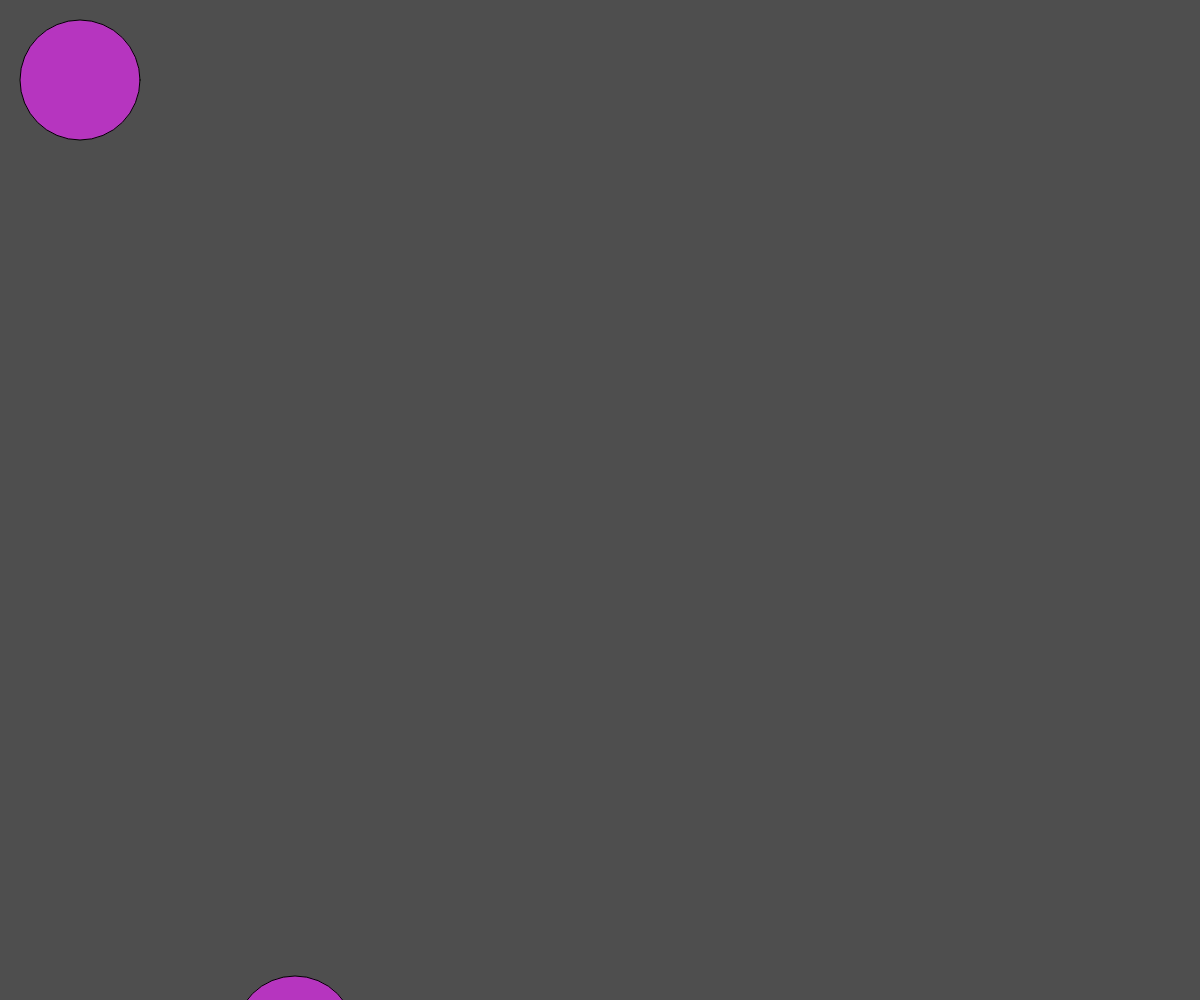
Frame 1 (no input)
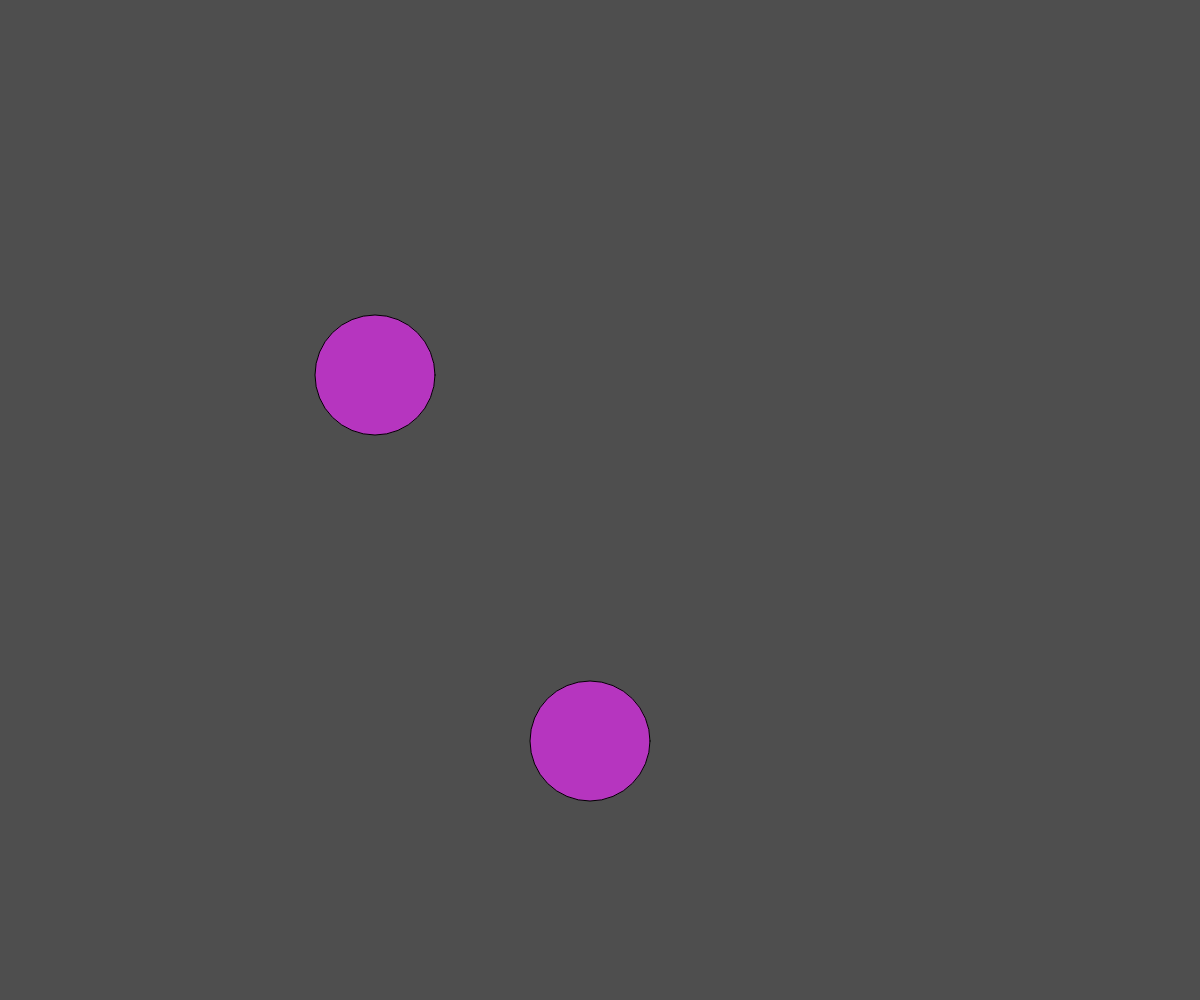
Frame 60 (no input)
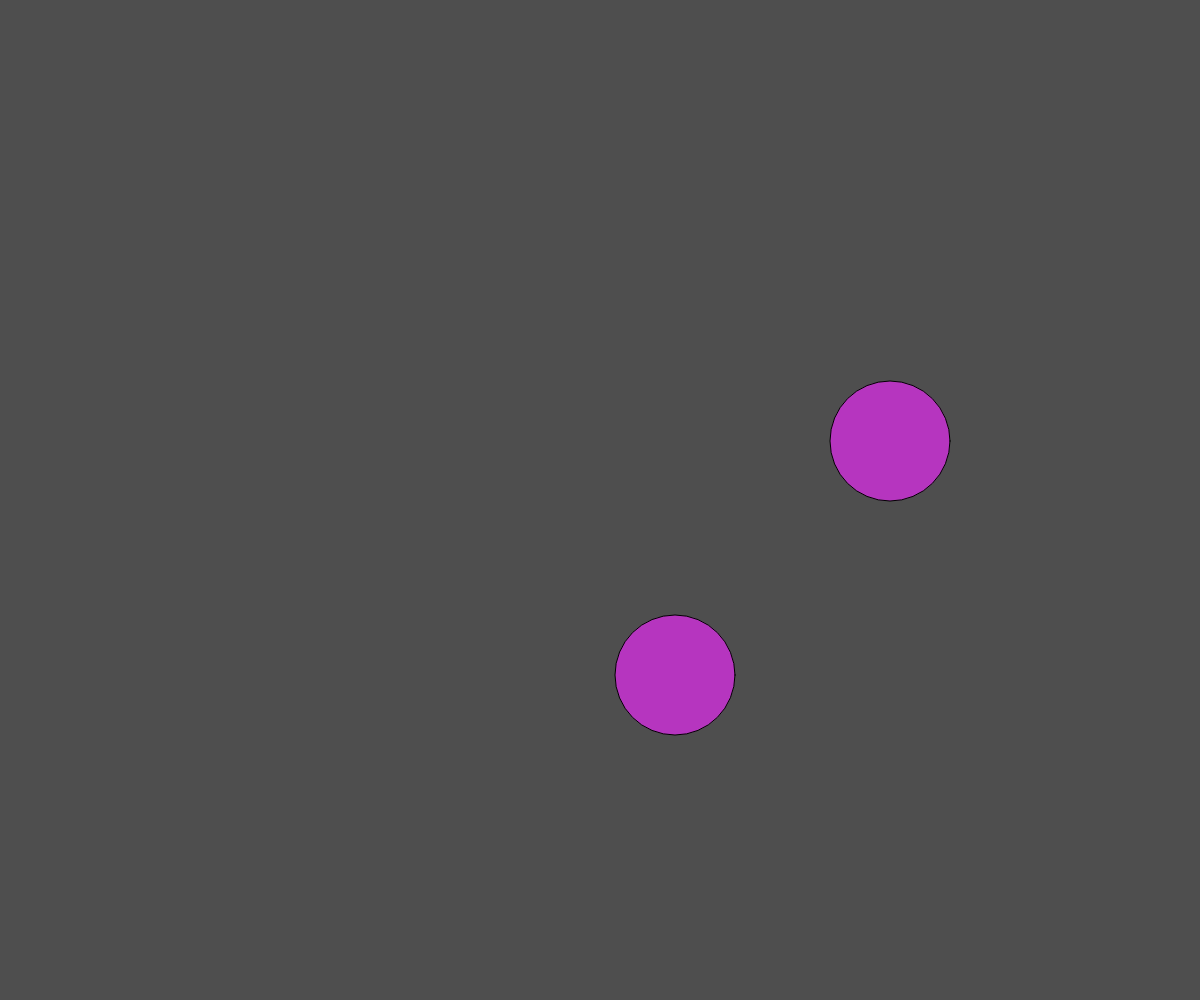
Frame 120 (the mouse pressed at the canvas centre since frame 60)

The p5.js sketch that drew these frames (run headless with seeded random() and noise() and a simulated clock; from frame 60 on, the mouse is pressed at the canvas centre):

// p5.js sketch
// ── sketch.js
function setup() {
  // create a canvas
  createCanvas(window.innerWidth, window.innerHeight);
  var r = random(255);
  var g = random(255);
  var b = random(255);
  fill(r, g, b);
  x = 20;
  y = 20;
  top = 0;
  left = 0;
  bottom = window.innerHeight;
  right = window.innerWidth;
  speed = 5;
  xdirection = speed;
  ydirection = speed;
  x2direction = speed;
  y2direction = speed;
  x3direction = speed;
  y3direction = speed;
  x4direction = speed;
  y4direction = speed;
  x5direction = speed;
  y5direction = speed;
  x6direction = speed;
  y6direction = speed;
  x2 = 235;
  y2 = 976;
  x3 = 235;
  y3 = 976;
  x4 = 235;
  y4 = 976;
  x5 = 235;
  y5 = 976;
  x6 = 235;
  y6 = 976;
}

function draw() {
  // colour the background black
  background(78);
  // select white as a colour
  // draw a rectangle
  circle(x +60, y +60, 120);
  circle(x2 +60, y2 +60, 120);
  if (x > right - 120) {
    xdirection = speed * -1;
  };
  if (y > bottom - 120) {
    ydirection = speed * -1;
  };
  if (x < 0) {
    xdirection = speed;
  };
  if (y < 0) {
    ydirection = speed;
  };
  x += xdirection;
  y += ydirection;
  if (x2 > right - 120) {
    x2direction = speed * -1;
  };
  if (y2 > bottom - 120) {
    y2direction = speed * -1;
  };
  if (x2 < 0) {
    x2direction = speed;
  };
  if (y2 < 0) {
    y2direction = speed;
  };
  x2 += x2direction;
  y2 += y2direction;
}
